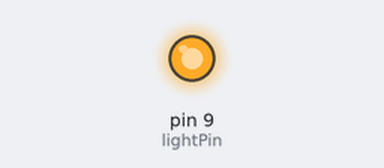
Bench run of a sketch on a simulated Arduino Uno, built with avr-gcc and run on an emulated ATmega328P. Shown: output pins drawn as LEDs (lit = HIGH).

Above: at 0.05 s.
At 3.05 s:
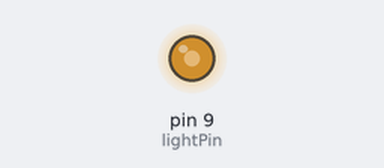
At 5.0 s:
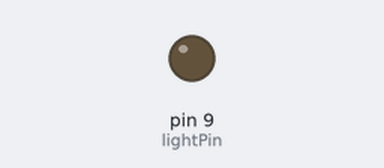
Timing chart, 0 to 6.5 s (numbered marks = the images above):
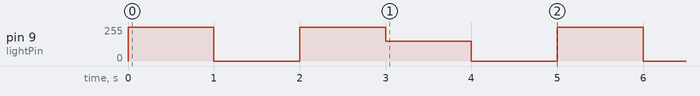

The sketch:

lightOnandOff-1.ino
```cpp
//turning light on and off
int lightPin = 9; // pin 9

void setup(){
pinMode(lightPin, OUTPUT);
}

void loop(){
  digitalWrite(lightPin, HIGH); //turns light on ...
  delay(1000); // ...for 1 second
  digitalWrite(lightPin,LOW); //turns light off ...
  delay(1000); // for 1 second
  // Digital is just LOW and HIGH (off and on)

  analogWrite(lightPin, 255);
  delay(1000);
  // Analog works in like percentages sorta - it's not just on and off
  // it's 0 - 255
  analogWrite(lightPin, 150);
  delay(1000);

  analogWrite(lightPin, 0);
  delay(1000);

}
```

Measured:
- by itself, pin 9 (lightPin): repeats every 5.0 s: 0/255 1.0 s, 255/255 1.0 s, 150/255 1.0 s, 0/255 1.0 s, 255/255 1.0 s
